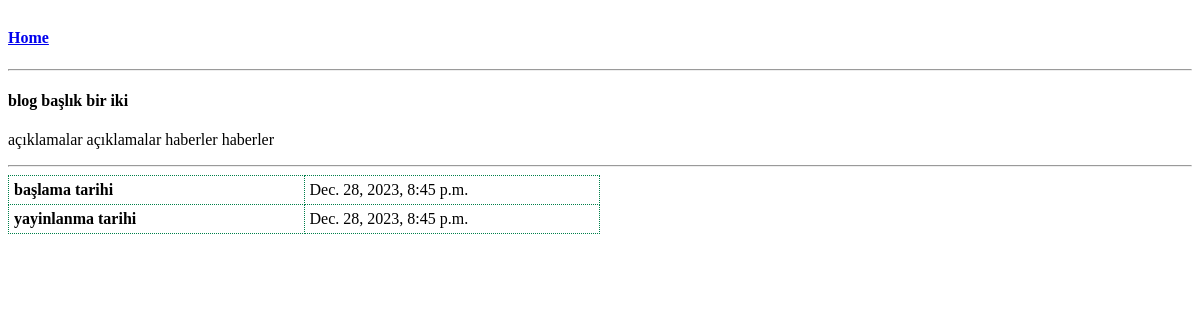
The app's page /content/blog-baslk-bir-iki with its own data.
### BlogApp/models.py (models this page shows, shortened)
class Blog(models.Model):
    slug = models.SlugField(null=False,unique=True,db_index=True,editable=False)
    title = models.CharField(max_length=150, null=False)
    desc = RichTextField(null=False)
    start_datetime = models.DateTimeField(null=False)
    publish_datetime = models.DateTimeField(null=False)
    is_active = models.BooleanField(default=False)
    tags = models.ManyToManyField(Tags)

### BlogApp/views.py (the view)
# urls.py: path("content/<slug:slug>", views.blog, name="content"),
def blog(request, slug):
    blog = Blog.objects.get(slug=slug)
    return render(request,"BlogApp/content.html",{
        "blog":blog
    })

### templates/BlogApp/content.html (shortened to what this page needs)
{% extends 'BlogApp/index.html' %}
{% block content %}
<span>
    <h4><a href="{% url 'index' %}">Home</a></h4>
</span>
<hr>
<div>
    <h4><strong> {{ blog.title }} </strong></h4>
    <p>
        {{ blog.desc|safe }}
    </p>
</div>
<hr>
<div>
    <table>
        <tr>
            <td><strong>
                    başlama tarihi
            </strong></td>
            <td>
                {{ blog.start_datetime }}
            </td>
        </tr>
        <tr>
            <td><strong>
                    yayinlanma tarihi
            </strong></td>
            <td>
                {{ blog.publish_datetime }}
            </td>
        </tr>
    </table>
</div>
{% endblock %}

### static/css/style.css (style rules this page uses)
table, tr, td { width: 50%; border: 1px dotted rgb(0, 128, 74); border-collapse: collapse; padding: 5px; }

### records on screen
Blog: title "blog başlık bir iki", desc "açıklamalar açıklamalar haberler haberler", start_datetime "Dec. 28, 2023, 8:45 p.m.", publish_datetime "Dec. 28, 2023, 8:45 p.m."
